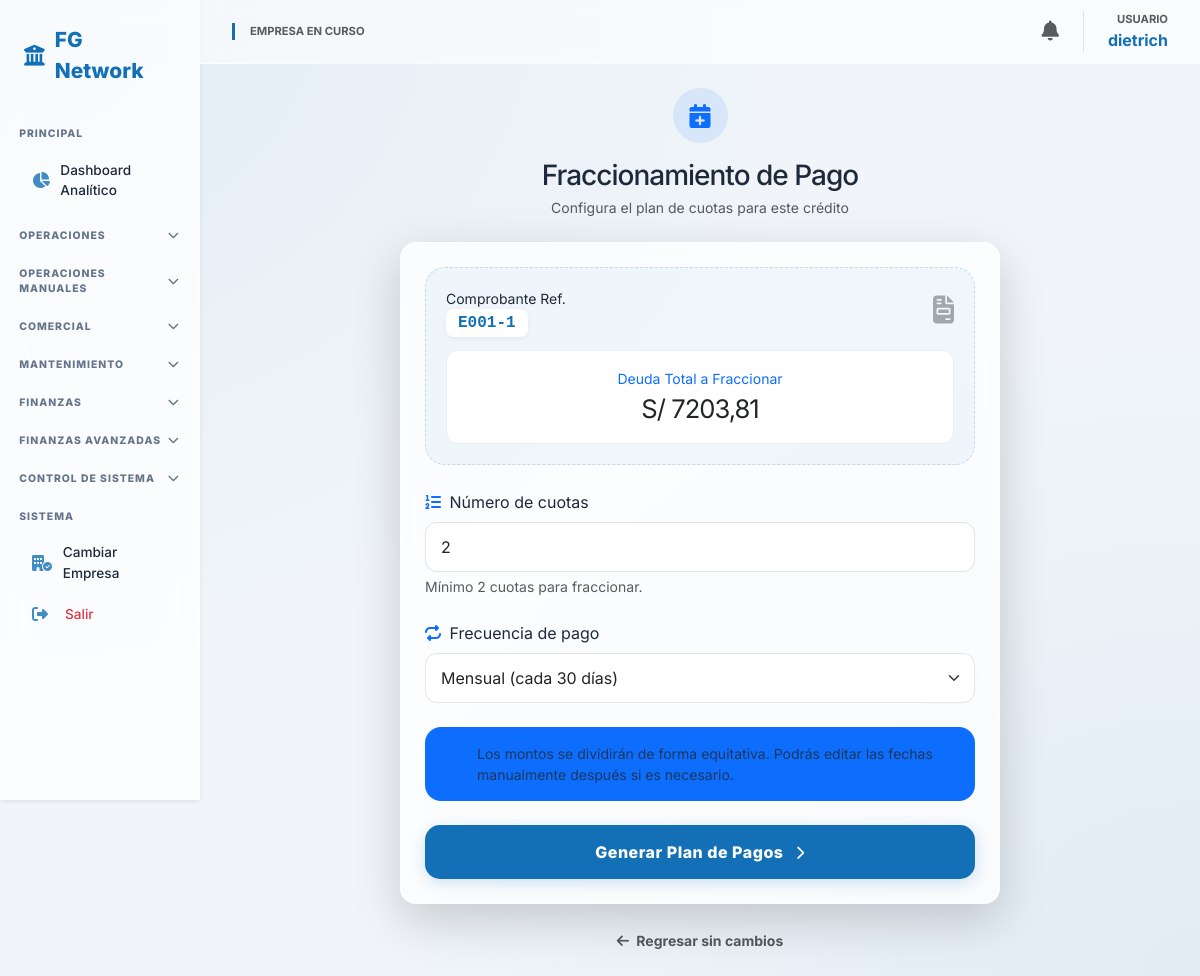
The app's page /ventas/configurar-cuotas/89/ (signed in) with its own data.
### core/models.py (models this page shows, shortened)
class Usuario(AbstractUser):
    empresa_actual = models.ForeignKey(Empresa, on_delete=models.SET_NULL, null=True, blank=True, related_name='usuarios_activos')
    rol = models.ForeignKey(Rol, on_delete=models.PROTECT, null=True)
    empresas_permitidas = models.ManyToManyField(Empresa, related_name='personal')

class CuentaEstado(models.Model):
    ESTADO_CHOICES = [('Pendiente', 'Pendiente'), ('Parcial', 'Parcial'), ('Cancelado', 'Cancelado')]
    comprobante = models.ForeignKey(Comprobante, on_delete=models.CASCADE, related_name='cuenta_estado')
    monto_total = models.DecimalField(max_digits=12, decimal_places=2)
    saldo_pendiente = models.DecimalField(max_digits=12, decimal_places=2)
    estado = models.CharField(max_length=20, choices=ESTADO_CHOICES, default='Pendiente')
    fecha_vencimiento = models.DateField()

class Comprobante(models.Model):
    OP_CHOICES = [
        ('Compra', 'Compra'),
        ('Venta', 'Venta')]
    DOC_TIPOS = [
        ('Factura', 'Factura'),
        ('Boleta', 'Boleta'),
        ('Recibo', 'Recibo / Nota de Venta'),
        ('Otros', 'Otros (AliExpress/Amazon)')]
    empresa = models.ForeignKey(Empresa, on_delete=models.CASCADE)
    entidad = models.ForeignKey(Entidad, on_delete=models.PROTECT)
    tipo_documento = models.CharField(max_length=20, choices=DOC_TIPOS)
    operacion = models.CharField(max_length=20, choices=OP_CHOICES)
    serie = models.CharField(max_length=10)
    numero = models.CharField(max_length=20)
    fecha_emision = models.DateField()
    moneda = models.CharField(max_length=3, default='PEN')
    tipo_cambio = models.DecimalField(max_digits=10, decimal_places=3, default=1.0)
    subtotal = models.DecimalField(max_digits=12, decimal_places=2)
    igv = models.DecimalField(max_digits=12, decimal_places=2)
    total = models.DecimalField(max_digits=12, decimal_places=2)
    estado_sunat = models.CharField(max_length=20, default='PENDIENTE')
    es_escudo_tributario = models.BooleanField(default=False)
    es_flete = models.BooleanField(default=False)
    comprobante_asociado = models.ForeignKey('self', on_delete=models.SET_NULL, null=True, blank=True)

### core/views.py (the view, shortened to what this page needs)
# urls.py: path('ventas/configurar-cuotas/<int:cuenta_id>/', views.configurar_cuotas, name='configurar_cuotas'),
@login_required
@transaction.atomic
def configurar_cuotas(request, cuenta_id):
    cuenta = get_object_or_404(CuentaEstado, id=cuenta_id)
    return render(request, 'core/configurar_cuotas.html', {'cuenta': cuenta})

### core/context_processors.py (called while the page is built)
def global_context(request):
    context = {
        'n_count': 0,
        'n_alertas': [],
        'user_permisos': {}
    }
    if request.user.is_authenticated:
        emp_id = request.session.get('empresa_id')
        if emp_id:
            context['n_count'] = Notificacion.objects.filter(empresa_id=emp_id, leida=False).count()
            context['n_alertas'] = Notificacion.objects.filter(empresa_id=emp_id, leida=False)[:5]
        if hasattr(request.user, 'rol') and request.user.rol:
            context['user_permisos'] = request.user.rol.permisos
    return context

### core/templates/core/configurar_cuotas.html (shortened to what this page needs)
{% extends 'core/base.html' %}
{% block content %}
<div class="dashboard-container" style="max-width: 600px; margin: 0 auto;">
    <div class="text-center mb-4">
        <div class="bg-primary bg-opacity-10 text-primary rounded-circle d-inline-flex align-items-center justify-content-center mb-3" style="width: 55px; height: 55px;">
            <i class="fa-solid fa-calendar-plus fs-4"></i>
        </div>
        <h3 class="fw-800 mb-1" style="color: var(--text-dark); letter-spacing: -1px;">Fraccionamiento de Pago</h3>
        <p class="text-muted small">Configura el plan de cuotas para este crédito</p>
    </div>
    <div class="glass-card p-4 shadow-lg">
        <div class="invoice-fraction-card">
            <div class="d-flex justify-content-between align-items-center">
                <div>
                    <small class="stat-label d-block">Comprobante Ref.</small>
                    <span class="doc-badge">{{ cuenta.comprobante.serie }}-{{ cuenta.comprobante.numero }}</span>
                </div>
                <div class="text-end">
                    <i class="fa-solid fa-file-invoice text-muted opacity-50 fs-3"></i>
                </div>
            </div>
            <div class="amount-display">
                <small class="stat-label text-primary">Deuda Total a Fraccionar</small>
                <div class="fw-800 text-dark" style="font-size: 1.6rem; letter-spacing: -1px;">
                    S/ {{ cuenta.monto_total|floatformat:2 }}
                </div>
            </div>
        </div>
        <form method="POST">
            <div class="mb-4">
                <label class="stat-label mb-2"><i class="fa-solid fa-list-ol me-1 text-primary"></i> Número de cuotas</label>
                <input type="number" name="num_cuotas" class="form-control form-control-fintech" min="2" value="2" required placeholder="Ej: 3">
                <div class="form-text small">Mínimo 2 cuotas para fraccionar.</div>
            </div>
            <div class="mb-4">
                <label class="stat-label mb-2"><i class="fa-solid fa-repeat me-1 text-primary"></i> Frecuencia de pago</label>
                <select name="frecuencia" class="form-select form-control-fintech">
                    <option value="30" selected>Mensual (cada 30 días)</option>
                </select>
            </div>
            <div class="alert bg-primary bg-opacity-5 border-0 rounded-4 d-flex align-items-center p-3 mb-4">
                <i class="fa-solid fa-circle-info text-primary fs-5 me-3"></i>
                <p class="mb-0 small text-muted">
                    Los montos se dividirán de forma equitativa. Podrás editar las fechas manualmente después si es necesario.
                </p>
            </div>
            <div class="d-grid">
                <button type="submit" class="btn btn-generate">
                    Generar Plan de Pagos <i class="fa-solid fa-chevron-right ms-2 small"></i>
                </button>
            </div>
        </form>
    </div>
    <div class="text-center mt-4">
        <a href="javascript:history.back()" class="text-decoration-none text-muted small fw-bold">
            <i class="fa-solid fa-arrow-left me-1"></i> Regresar sin cambios
        </a>
    </div>
</div>
{% endblock %}

### core/templates/core/base.html (shortened to what this page needs)
<!DOCTYPE html>
<html lang="es">
<head>
    <link href="https://cdn.jsdelivr.net/npm/bootstrap@5.3.0/dist/css/bootstrap.min.css" rel="stylesheet">
    <link rel="stylesheet" href="https://cdnjs.cloudflare.com/ajax/libs/font-awesome/6.4.2/css/all.min.css">
</head>
<body>
<div class="container-fluid p-0">
    <div class="row g-0">
        <nav class="col-md-2 sidebar d-none d-md-block shadow-sm">
            <div class="sidebar-brand">
                <i class="fa-solid fa-building-columns"></i> FG Network
            </div>
            <div class="menu-header">PRINCIPAL</div>
            <a href="{% url 'dashboard' %}" class="nav-link-item">
                <i class="fa-solid fa-chart-pie"></i> Dashboard Analítico
            </a>
            <div class="menu-header" data-bs-toggle="collapse" data-bs-target="#menuOperaciones">
                OPERACIONES <i class="fa-solid fa-chevron-down chevron"></i>
            </div>
            <div class="menu-header" data-bs-toggle="collapse" data-bs-target="#menuManuales">
                OPERACIONES MANUALES <i class="fa-solid fa-chevron-down chevron"></i>
            </div>
            <div class="menu-header" data-bs-toggle="collapse" data-bs-target="#menuCotizaciones">
                COMERCIAL <i class="fa-solid fa-chevron-down chevron"></i>
            </div>
            <div class="menu-header" data-bs-toggle="collapse" data-bs-target="#menuMantenimiento">
                MANTENIMIENTO <i class="fa-solid fa-chevron-down chevron"></i>
            </div>
            <div class="menu-header" data-bs-toggle="collapse" data-bs-target="#menuFinanzas">
                FINANZAS <i class="fa-solid fa-chevron-down chevron"></i>
            </div>
            <div class="menu-header" data-bs-toggle="collapse" data-bs-target="#menuFinanzasAv">
                FINANZAS AVANZADAS <i class="fa-solid fa-chevron-down chevron"></i>
            </div>
            <div class="menu-header" data-bs-toggle="collapse" data-bs-target="#menuControl">
                CONTROL DE SISTEMA <i class="fa-solid fa-chevron-down chevron"></i>
            </div>
            <div class="menu-header">SISTEMA</div>
            <a href="{% url 'seleccionar_empresa' %}" class="nav-link-item"><i class="fa-solid fa-building-circle-check"></i> Cambiar Empresa</a>
            <a href="{% url 'logout' %}" class="text-danger"><i class="fa-solid fa-right-from-bracket"></i> Salir</a>
        </nav>
        <main class="col-md-10 main-content">
            <nav class="navbar d-flex justify-content-between sticky-top">
                <div class="d-flex align-items-center gap-3">
                    <div style="border-left: 3px solid var(--primary); padding-left: 15px;">
                        <span class="text-muted small d-block" style="font-size: 0.7rem; font-weight: 700; text-transform: uppercase;">Empresa en curso</span>
                    </div>
                </div>
                <div class="d-flex align-items-center gap-4">
                    <div class="dropdown">
                        <a href="#" class="text-muted position-relative" data-bs-toggle="dropdown">
                            <i class="fa-solid fa-bell fs-5"></i>
                        </a>
                    </div>
                    <div class="text-end border-start ps-4">
                        <span class="text-muted small d-block" style="font-size: 0.7rem; font-weight: 700;">USUARIO</span>
                        <span class="fw-bold" style="color: var(--primary);">{{ user.username }}</span>
                    </div>
                </div>
            </nav>
            <div class="p-4">
                {% block content %}{% endblock %}
            </div>
        </main>
    </div>
</div>
</body>
</html>

### core/templates/core/base.html (style rules this page uses)
:root { --primary: #1370b6; --primary-soft: rgba(19, 112, 182, 0.08); --glass-white: rgba(255, 255, 255, 0.75); --glass-border: rgba(255, 255, 255, 0.5); --text-dark: #1e293b; --text-muted: #64748b; --bg-fintech: #f1f5f9; }
body { background-color: var(--bg-fintech); background-image: radial-gradient(at 0% 0%, rgba(19, 112, 182, 0.07) 0px, transparent 50%), radial-gradient(at 100% 100%, rgba(19, 112, 182, 0.07) 0px, transparent 50%); background-attachment: fixed; font-family: 'Inter', sans-serif; color: var(--text-dark); margin: 0; }
.sidebar { background: var(--glass-white); backdrop-filter: blur(15px); -webkit-backdrop-filter: blur(15px); border-right: 1px solid var(--glass-border); height: 100vh; position: fixed; overflow-y: auto; z-index: 1000; padding-bottom: 50px; }
.sidebar-brand { padding: 1.5rem; font-weight: 800; color: var(--primary); font-size: 1.3rem; display: flex; align-items: center; gap: 10px; }
.menu-header { padding: 1rem 1.2rem 0.4rem; font-size: 0.65rem; font-weight: 800; text-transform: uppercase; color: var(--text-muted); letter-spacing: 1px; display: flex; justify-content: space-between; align-items: center; cursor: pointer; transition: all 0.2s; }
.sidebar a { color: var(--text-dark); text-decoration: none; padding: 0.6rem 1.2rem; display: flex; align-items: center; font-size: 0.85rem; font-weight: 500; border-radius: 8px; margin: 0.1rem 0.8rem; transition: all 0.2s ease; }
.sidebar a i { width: 25px; font-size: 1rem; margin-right: 8px; color: var(--primary); opacity: 0.8; }
.navbar { background: rgba(255, 255, 255, 0.6) !important; backdrop-filter: blur(10px); -webkit-backdrop-filter: blur(10px); border-bottom: 1px solid var(--glass-border); padding: 0.7rem 2rem; }
.main-content { margin-left: 16.666667%; min-height: 100vh; }
.menu-header i.chevron { transition: transform 0.3s ease; font-size: 0.7rem; }
.glass-card { background: var(--glass-white); backdrop-filter: blur(10px); border-radius: 16px; border: 1px solid var(--glass-border); box-shadow: 0 10px 30px rgba(0,0,0,0.03); padding: 20px; }

### core/templates/core/configurar_cuotas.html (style rules this page uses)
.invoice-fraction-card { background: rgba(19, 112, 182, 0.05); border-radius: 20px; padding: 20px; border: 1px dashed rgba(19, 112, 182, 0.2); margin-bottom: 25px; }
.doc-badge { background: white; padding: 5px 12px; border-radius: 8px; font-family: 'Courier New', Courier, monospace; font-weight: 700; color: var(--primary); box-shadow: 0 2px 5px rgba(0,0,0,0.05); }
.amount-display { background: white; border-radius: 12px; padding: 15px; margin-top: 15px; text-align: center; border: 1px solid rgba(19, 112, 182, 0.1); }
.form-control-fintech { border-radius: 12px; padding: 12px 15px; border: 1px solid rgba(0,0,0,0.1); transition: all 0.3s ease; }
.btn-generate { background: var(--primary); color: white; border: none; padding: 15px; border-radius: 15px; font-weight: 800; letter-spacing: 0.5px; transition: all 0.3s; box-shadow: 0 4px 15px rgba(19, 112, 182, 0.2); }

### records on screen
Usuario: username "dietrich"
CuentaEstado: comprobante.serie "E001", comprobante.numero "1", monto_total "7203,81"
